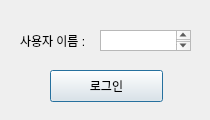
<?xml version="1.0" encoding="UTF-8"?>
<ui version="4.0">
 <class>Dialog</class>
 <widget class="QDialog" name="Dialog">
  <property name="geometry">
   <rect>
    <x>0</x>
    <y>0</y>
    <width>210</width>
    <height>120</height>
   </rect>
  </property>
  <property name="windowTitle">
   <string>학습자 로그인</string>
  </property>
  <widget class="QPushButton" name="pushButton">
   <property name="geometry">
    <rect>
     <x>50</x>
     <y>70</y>
     <width>113</width>
     <height>32</height>
    </rect>
   </property>
   <property name="text">
    <string>로그인</string>
   </property>
  </widget>
  <widget class="QLabel" name="label">
   <property name="geometry">
    <rect>
     <x>20</x>
     <y>30</y>
     <width>81</width>
     <height>21</height>
    </rect>
   </property>
   <property name="text">
    <string>사용자 이름 : </string>
   </property>
  </widget>
  <widget class="QTextEdit" name="textEdit">
   <property name="geometry">
    <rect>
     <x>100</x>
     <y>30</y>
     <width>91</width>
     <height>21</height>
    </rect>
   </property>
  </widget>
 </widget>
 <resources/>
 <connections>
  <connection>
   <sender>pushButton</sender>
   <signal>clicked()</signal>
   <receiver>Dialog</receiver>
   <slot>login()</slot>
   <hints>
    <hint type="sourcelabel">
     <x>114</x>
     <y>82</y>
    </hint>
    <hint type="destinationlabel">
     <x>172</x>
     <y>81</y>
    </hint>
   </hints>
  </connection>
 </connections>
 <slots>
  <slot>login()</slot>
 </slots>
</ui>
